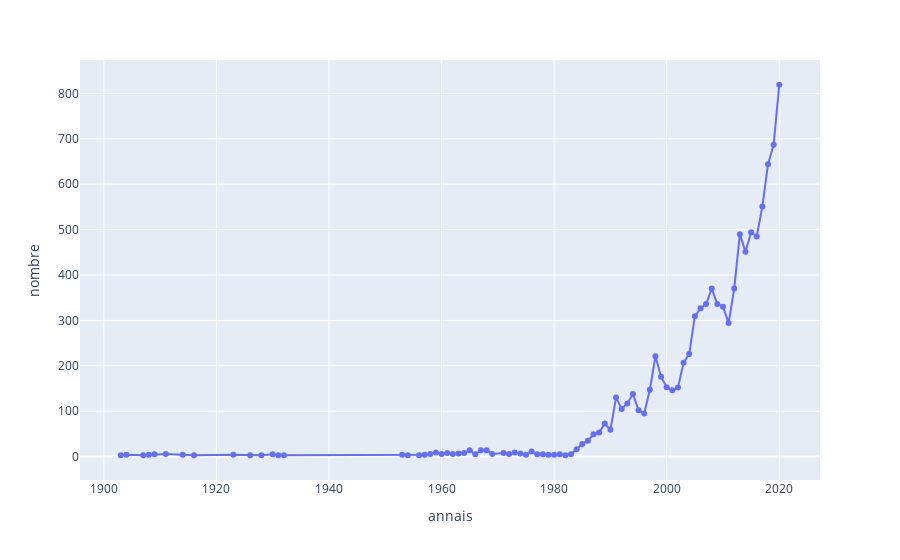

The notebook cell this image was saved under:
### Markdown cell above
# Observation d'un prénom

### Code cell
sexe = 1
prenom = 'andrea'
df_prenom = df_gb_1[(df_gb_1.preusuel == prenom) & (df_gb_1.sexe == sexe)]
px.line(df_prenom, x='annais', y='nombre', markers=True)

### Figure 1 — Plotly figure (JSON) as saved in the notebook; plotly's stock layout.template omitted (floating-point values rounded to 4 significant figures)
{"data": [{"hovertemplate": "annais=%{x}<br>nombre=%{y}<extra></extra>", "legendgroup": "", "line": {"color": "#636efa", "dash": "solid"}, "marker": {"symbol": "circle"}, "mode": "lines+markers", "name": "", "orientation": "v", "showlegend": false, "type": "scatter", "x": [1903, 1904, 1907, 1908, 1909, 1911, 1914, 1916, 1923, 1926, 1928, 1930, 1931, 1932, 1953, 1954, 1956, 1957, 1958, 1959, 1960, 1961, 1962, 1963, 1964, 1965, 1966, 1967, 1968, 1969, 1971, 1972, 1973, 1974, 1975, 1976, 1977, 1978, 1979, 1980, 1981, 1982, 1983, 1984, 1985, 1986, 1987, 1988, 1989, 1990, 1991, 1992, 1993, 1994, 1995, 1996, 1997, 1998, 1999, 2000, 2001, 2002, 2003, 2004, 2005, 2006, 2007, 2008, 2009, 2010, 2011, 2012, 2013, 2014, 2015, 2016, 2017, 2018, 2019, 2020], "xaxis": "x", "y": [3, 4, 3, 4, 5, 6, 4, 3, 4, 3, 3, 5, 3, 3, 4, 3, 3, 4, 6, 9, 6, 8, 6, 7, 8, 14, 5, 14, 14, 6, 8, 6, 9, 7, 4, 11, 5, 5, 4, 4, 5, 3, 5, 16, 28, 35, 49, 53, 73, 59, 130, 105, 117, 138, 102, 95, 147, 221, 176, 153, 146, 152, 207, 226, 309, 327, 336, 370, 336, 330, 294, 370, 490, 451, 494, 485, 551, 644, 687, 819], "yaxis": "y"}], "layout": {"legend": {"tracegroupgap": 0}, "margin": {"t": 60}, "xaxis": {"anchor": "y", "domain": [0, 1], "title": {"text": "annais"}}, "yaxis": {"anchor": "x", "domain": [0, 1], "title": {"text": "nombre"}}}}
